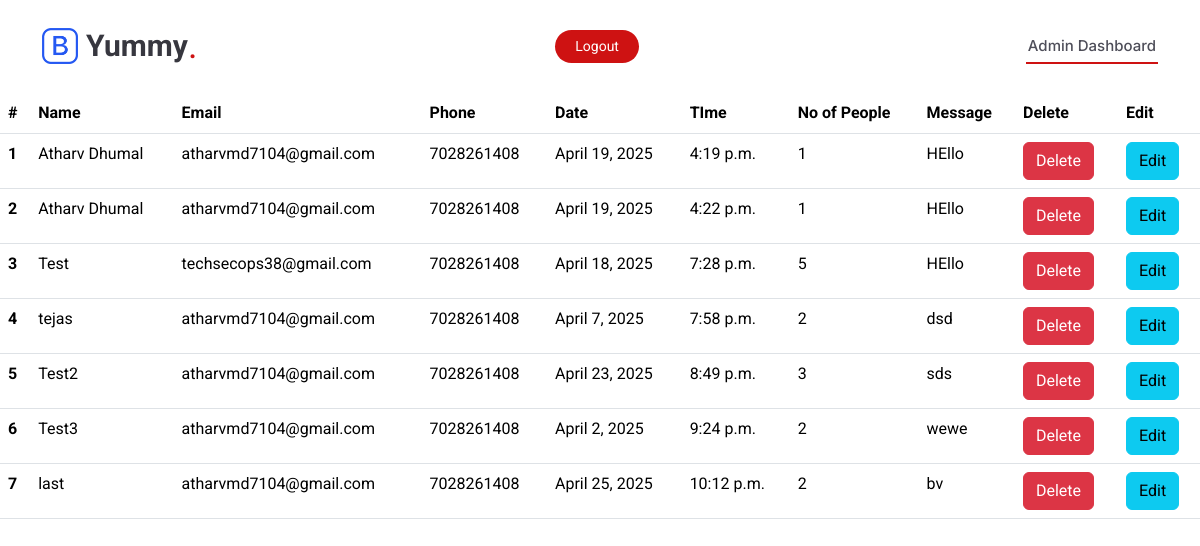
Page /dashboard/ on the earlier database version.
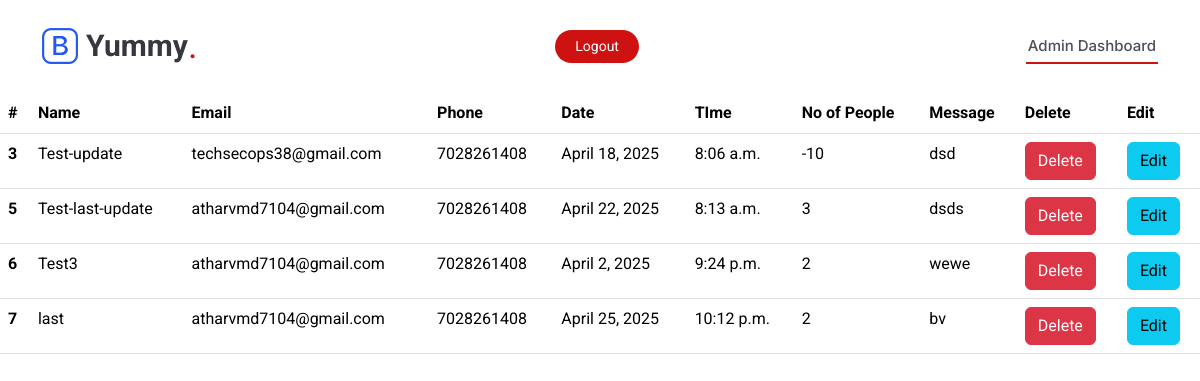
Same page on the later database version.
### myapp/models.py (models this page shows, shortened)
class booking_table(models.Model):
    name=models.CharField(max_length=255)
    email=models.EmailField(max_length=255)
    phone=models.IntegerField()
    date=models.DateField(max_length=255)
    time=models.TimeField(max_length=255)
    people=models.IntegerField()
    message=models.CharField(max_length=255)

### myapp/views.py (the view)
# urls.py: path('dashboard/', views.dashboard, name="dashboard"),
def dashboard(request):
    data=booking_table.objects.all()
    dict1={'information':data}
    return render(request,'dashboard.html',dict1)

### templates/dashboard.html (shortened to what this page needs)
{% load static %}
<!DOCTYPE html>
<html lang="en">
<head>
  <link rel="stylesheet" href="{% static 'assets/css/style.css' %}">
  <link href="{% static 'assets/vendor/bootstrap/css/bootstrap.min.css' %}" rel="stylesheet">
  <link href="{% static 'assets/vendor/bootstrap-icons/bootstrap-icons.css' %}" rel="stylesheet">
  <link href="{% static 'assets/vendor/aos/aos.css' %}" rel="stylesheet">
  <link href="{% static 'assets/vendor/glightbox/css/glightbox.min.css' %}" rel="stylesheet">
  <link href="{% static 'assets/vendor/swiper/swiper-bundle.min.css' %}" rel="stylesheet">
  <link href="{% static 'assets/css/main.css' %}" rel="stylesheet">
</head>
<body class="index-page">
    <header id="header" class="header d-flex align-items-center sticky-top">
        <div class="container position-relative d-flex align-items-center justify-content-between">
          <a href="{% url 'home' %}" class="logo d-flex align-items-center me-auto me-xl-0">
            <img src="{% static 'assets/img/logo.png' %}" alt="">
            <h1 class="sitename">Yummy</h1>
            <span>.</span>
          </a>
          <nav id="navmenu" class="navmenu">
            <ul>
              <li><a href="#hero" class="active">Admin Dashboard<br></a></li>
            </ul>
          </nav>
          <a class="btn-getstarted" href="{% url 'login' %}">Logout</a>
        </div>
      </header>
    <main>
        <table class="table">
          <thead>
            <tr>
          <th scope="col">#</th>
          <th scope="col">Name</th>
          <th scope="col">Email</th>
          <th scope="col">Phone</th>
          <th scope="col">Date</th>
          <th scope="col">TIme</th>
          <th scope="col">No of People</th>
          <th scope="col">Message</th>
          <th scope="col">Delete</th>
          <th scope="col">Edit</th>
            </tr>
          </thead>
          <tbody>
            {% for x in information %}
            <tr>
              <th scope="row">{{x.id}}</th>
              <td>{{x.name}}</td>
              <td>{{x.email}}</td>
              <td>{{x.phone}}</td>
              <td>{{x.date}}</td>
              <td>{{x.time}}</td>
              <td>{{x.people}}</td>
              <td>{{x.message}}</td>
              <td><form action="{% url 'delete_record' x.id %}" method="POST" onsubmit="return confirm('Are you sure you want to delete the record..')">
                <input type=submit value=Delete class="btn btn-danger" name=delete/>
              </form>
              </td>
              <td><a href="{% url 'edit' x.id %}"><button type=button class="btn btn-info">Edit</button></a></td>
            </tr>
            {% endfor %}
          </tbody>
        </table>
      </main>
  </body>
  </html>

### static/assets/css/style.css (style rules this page uses)
body { font-family: "Open Sans", sans-serif; color: #444; background: #f8f9fa; margin: 0; padding: 0; }
a { text-decoration: none; color: inherit; }
h1, h2, h3, h4, h5 { font-family: "Amatic SC", cursive; }

### static/assets/css/main.css (style rules this page uses)
:root { --default-font: "Roboto", system-ui, -apple-system, "Segoe UI", Roboto, "Helvetica Neue", Arial, "Noto Sans", "Liberation Sans", sans-serif, "Apple Color Emoji", "Segoe UI Emoji", "Segoe UI Symbol", "Noto Color Emoji"; --heading-font: "Amatic SC", sans-serif; --nav-font: "Inter", sans-serif; }
:root { --background-color: #ffffff; --default-color: #212529; --heading-color: #37373f; --accent-color: #ce1212; --surface-color: #ffffff; --contrast-color: #ffffff; }
:root { --nav-color: #7f7f90; --nav-hover-color: #ce1212; --nav-mobile-background-color: #ffffff; --nav-dropdown-background-color: #ffffff; --nav-dropdown-color: #7f7f90; --nav-dropdown-hover-color: #ce1212; }
:root { scroll-behavior: smooth; }
body { color: var(--default-color); background-color: var(--background-color); font-family: var(--default-font); }
a { color: var(--accent-color); text-decoration: none; transition: 0.3s; }
h1, h2, h3, h4, h5, h6 { color: var(--heading-color); font-family: var(--heading-font); }
.header { color: var(--default-color); background-color: var(--background-color); padding: 20px 0; transition: all 0.5s; z-index: 997; }
.header .logo { line-height: 1; }
.header .logo img { max-height: 36px; margin-right: 8px; }
.header .logo h1 { font-size: 30px; margin: 0; font-weight: 700; color: var(--heading-color); font-family: var(--default-font); }
.header .logo span { color: var(--accent-color); font-size: 36px; }
.header .btn-getstarted, .header .btn-getstarted:focus { color: var(--contrast-color); background: var(--accent-color); font-size: 14px; padding: 8px 26px; margin: 0; border-radius: 50px; transition: 0.3s; }
@media (max-width: 1200px) { .header .logo { order: 1; } }
@media (max-width: 1200px) { .header .btn-getstarted { order: 2; margin: 0 15px 0 0; padding: 6px 20px; } }
@media (max-width: 1200px) { .header .navmenu { order: 3; } }
@media (min-width: 1200px) { .navmenu { padding: 0; } }
@media (min-width: 1200px) { .navmenu ul { margin: 0; padding: 0; display: flex; list-style: none; align-items: center; } }
@media (min-width: 1200px) { .navmenu li { position: relative; } }
@media (min-width: 1200px) { .navmenu>ul>li { white-space: nowrap; padding: 15px 14px; } }
@media (min-width: 1200px) { .navmenu>ul>li:last-child { padding-right: 0; } }
@media (min-width: 1200px) { .navmenu a, .navmenu a:focus { color: var(--nav-color); font-size: 15px; padding: 0 2px; font-family: var(--nav-font); font-weight: 500; display: flex; align-items: center; justify-content: space-between; white-space: nowrap; transition: 0.3s; position: relative; } }
@media (min-width: 1200px) { .navmenu>ul>li>a:before { content: ""; position: absolute; height: 2px; bottom: -6px; left: 0; background-color: var(--nav-hover-color); visibility: hidden; width: 0px; transition: all 0.3s ease-in-out 0s; } }
@media (min-width: 1200px) { .navmenu a:hover:before, .navmenu li:hover>a:before, .navmenu .active:before { visibility: visible; width: 100%; } }
@media (min-width: 1200px) { .navmenu li:hover>a, .navmenu .active, .navmenu .active:focus { color: color-mix(in srgb, var(--nav-color) 80%, black 50%); } }

Differences in the rows shown:
removed booking_table: id "1", name "Atharv Dhumal", email "atharvmd7104@gmail.com", phone "7028261408", date "April 19, 2025", time "4:19 p.m.", people "1", message "HEllo"
removed booking_table: id "2", name "Atharv Dhumal", email "atharvmd7104@gmail.com", phone "7028261408", date "April 19, 2025", time "4:22 p.m.", people "1", message "HEllo"
removed booking_table: id "4", name "tejas", email "atharvmd7104@gmail.com", phone "7028261408", date "April 7, 2025", time "7:58 p.m.", people "2", message "dsd"
changed booking_table "techsecops38@gmail.com": name "Test" → "Test-update"; time "7:28 p.m." → "8:06 a.m."; people "5" → "-10"; message "HEllo" → "dsd"
changed booking_table id 5: name "Test2" → "Test-last-update"; date "April 23, 2025" → "April 22, 2025"; time "8:49 p.m." → "8:13 a.m."; message "sds" → "dsds"
